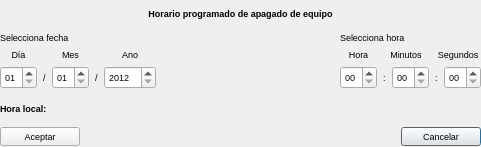
<?xml version="1.0" encoding="UTF-8"?>
<ui version="4.0">
 <class>Cierre</class>
 <widget class="QDialog" name="Cierre">
  <property name="geometry">
   <rect>
    <x>0</x>
    <y>0</y>
    <width>481</width>
    <height>147</height>
   </rect>
  </property>
  <property name="maximumSize">
   <size>
    <width>481</width>
    <height>147</height>
   </size>
  </property>
  <property name="font">
   <font>
    <pointsize>7</pointsize>
   </font>
  </property>
  <property name="windowTitle">
   <string>Cierre programado</string>
  </property>
  <property name="windowIcon">
   <iconset resource="recoverdrake.qrc">
    <normaloff>:/Imagenes/Despertador.png</normaloff>:/Imagenes/Despertador.png</iconset>
  </property>
  <layout class="QGridLayout" name="gridLayout_2">
   <property name="leftMargin">
    <number>0</number>
   </property>
   <property name="topMargin">
    <number>0</number>
   </property>
   <property name="rightMargin">
    <number>0</number>
   </property>
   <property name="bottomMargin">
    <number>0</number>
   </property>
   <item row="0" column="0" colspan="3">
    <widget class="QLabel" name="label_2">
     <property name="styleSheet">
      <string notr="true">font: 11pt &quot;Sans Serif&quot;;
font: bold;</string>
     </property>
     <property name="text">
      <string>Horario programado de apagado de equipo</string>
     </property>
     <property name="alignment">
      <set>Qt::AlignCenter</set>
     </property>
    </widget>
   </item>
   <item row="3" column="2">
    <widget class="QPushButton" name="pushButton_2">
     <property name="text">
      <string>Cancelar</string>
     </property>
     <property name="icon">
      <iconset resource="recoverdrake.qrc">
       <normaloff>:/Imagenes/bad.png</normaloff>:/Imagenes/bad.png</iconset>
     </property>
     <property name="iconSize">
      <size>
       <width>25</width>
       <height>25</height>
      </size>
     </property>
    </widget>
   </item>
   <item row="3" column="0">
    <widget class="QPushButton" name="pushButton">
     <property name="text">
      <string>Aceptar</string>
     </property>
     <property name="icon">
      <iconset resource="recoverdrake.qrc">
       <normaloff>:/Imagenes/thumbs_up.png</normaloff>:/Imagenes/thumbs_up.png</iconset>
     </property>
     <property name="iconSize">
      <size>
       <width>25</width>
       <height>25</height>
      </size>
     </property>
    </widget>
   </item>
   <item row="1" column="0" colspan="3">
    <layout class="QGridLayout" name="gridLayout">
     <item row="1" column="2">
      <widget class="QLabel" name="label_6">
       <property name="styleSheet">
        <string notr="true">font: 7pt &quot;Sans Serif&quot;;</string>
       </property>
       <property name="text">
        <string>Mes</string>
       </property>
       <property name="alignment">
        <set>Qt::AlignCenter</set>
       </property>
      </widget>
     </item>
     <item row="1" column="6">
      <widget class="QLabel" name="label_11">
       <property name="styleSheet">
        <string notr="true">font: 7pt &quot;Sans Serif&quot;;</string>
       </property>
       <property name="text">
        <string>Hora</string>
       </property>
       <property name="alignment">
        <set>Qt::AlignCenter</set>
       </property>
      </widget>
     </item>
     <item row="1" column="7" colspan="2">
      <widget class="QLabel" name="label_13">
       <property name="styleSheet">
        <string notr="true">font: 7pt &quot;Sans Serif&quot;;</string>
       </property>
       <property name="text">
        <string>Minutos</string>
       </property>
       <property name="alignment">
        <set>Qt::AlignCenter</set>
       </property>
      </widget>
     </item>
     <item row="2" column="0">
      <widget class="QSpinBox" name="spinBox">
       <property name="specialValueText">
        <string>01</string>
       </property>
       <property name="minimum">
        <number>1</number>
       </property>
       <property name="maximum">
        <number>31</number>
       </property>
      </widget>
     </item>
     <item row="1" column="9" colspan="2">
      <widget class="QLabel" name="label_12">
       <property name="styleSheet">
        <string notr="true">font: 7pt &quot;Sans Serif&quot;;</string>
       </property>
       <property name="text">
        <string>Segundos</string>
       </property>
       <property name="alignment">
        <set>Qt::AlignCenter</set>
       </property>
      </widget>
     </item>
     <item row="2" column="1">
      <widget class="QLabel" name="label_4">
       <property name="text">
        <string>/</string>
       </property>
      </widget>
     </item>
     <item row="2" column="2">
      <widget class="QSpinBox" name="spinBox_2">
       <property name="inputMethodHints">
        <set>Qt::ImhExclusiveInputMask</set>
       </property>
       <property name="specialValueText">
        <string>01</string>
       </property>
       <property name="minimum">
        <number>1</number>
       </property>
       <property name="maximum">
        <number>12</number>
       </property>
      </widget>
     </item>
     <item row="2" column="4">
      <widget class="QSpinBox" name="spinBox_3">
       <property name="minimum">
        <number>2012</number>
       </property>
       <property name="maximum">
        <number>10000</number>
       </property>
      </widget>
     </item>
     <item row="2" column="6">
      <widget class="QSpinBox" name="spinBox_6">
       <property name="specialValueText">
        <string>00</string>
       </property>
       <property name="minimum">
        <number>0</number>
       </property>
       <property name="maximum">
        <number>23</number>
       </property>
       <property name="value">
        <number>0</number>
       </property>
      </widget>
     </item>
     <item row="2" column="9">
      <widget class="QLabel" name="label_9">
       <property name="text">
        <string>:</string>
       </property>
      </widget>
     </item>
     <item row="2" column="5">
      <spacer name="horizontalSpacer">
       <property name="orientation">
        <enum>Qt::Horizontal</enum>
       </property>
       <property name="sizeHint" stdset="0">
        <size>
         <width>40</width>
         <height>20</height>
        </size>
       </property>
      </spacer>
     </item>
     <item row="1" column="4">
      <widget class="QLabel" name="label_8">
       <property name="styleSheet">
        <string notr="true">font: 7pt &quot;Sans Serif&quot;;</string>
       </property>
       <property name="text">
        <string>Ano</string>
       </property>
       <property name="alignment">
        <set>Qt::AlignCenter</set>
       </property>
      </widget>
     </item>
     <item row="2" column="8">
      <widget class="QSpinBox" name="spinBox_4">
       <property name="specialValueText">
        <string>00</string>
       </property>
       <property name="minimum">
        <number>0</number>
       </property>
       <property name="maximum">
        <number>12</number>
       </property>
       <property name="value">
        <number>0</number>
       </property>
      </widget>
     </item>
     <item row="2" column="3">
      <widget class="QLabel" name="label_7">
       <property name="text">
        <string>/</string>
       </property>
      </widget>
     </item>
     <item row="2" column="7">
      <widget class="QLabel" name="label_10">
       <property name="text">
        <string>:</string>
       </property>
      </widget>
     </item>
     <item row="1" column="0">
      <widget class="QLabel" name="label_5">
       <property name="styleSheet">
        <string notr="true">font: 7pt &quot;Sans Serif&quot;;</string>
       </property>
       <property name="text">
        <string>Día</string>
       </property>
       <property name="alignment">
        <set>Qt::AlignCenter</set>
       </property>
      </widget>
     </item>
     <item row="2" column="10">
      <widget class="QSpinBox" name="spinBox_5">
       <property name="specialValueText">
        <string>00</string>
       </property>
       <property name="minimum">
        <number>0</number>
       </property>
       <property name="maximum">
        <number>59</number>
       </property>
       <property name="value">
        <number>0</number>
       </property>
      </widget>
     </item>
     <item row="0" column="6" colspan="5">
      <widget class="QLabel" name="label_3">
       <property name="text">
        <string>Selecciona hora</string>
       </property>
      </widget>
     </item>
     <item row="0" column="0" colspan="5">
      <widget class="QLabel" name="label">
       <property name="text">
        <string>Selecciona fecha</string>
       </property>
      </widget>
     </item>
    </layout>
   </item>
   <item row="2" column="0">
    <widget class="QLabel" name="label_14">
     <property name="styleSheet">
      <string notr="true">font: 12pt &quot;Sans Serif&quot;;
font: bold;</string>
     </property>
     <property name="text">
      <string>Hora local:</string>
     </property>
    </widget>
   </item>
   <item row="3" column="1">
    <spacer name="horizontalSpacer_2">
     <property name="orientation">
      <enum>Qt::Horizontal</enum>
     </property>
     <property name="sizeHint" stdset="0">
      <size>
       <width>40</width>
       <height>20</height>
      </size>
     </property>
    </spacer>
   </item>
   <item row="2" column="1" colspan="2">
    <widget class="QLabel" name="label_15">
     <property name="styleSheet">
      <string notr="true">font: 12pt &quot;Sans Serif&quot;;
font: bold;</string>
     </property>
     <property name="text">
      <string/>
     </property>
    </widget>
   </item>
  </layout>
 </widget>
 <resources>
  <include location="recoverdrake.qrc"/>
 </resources>
 <connections/>
</ui>
